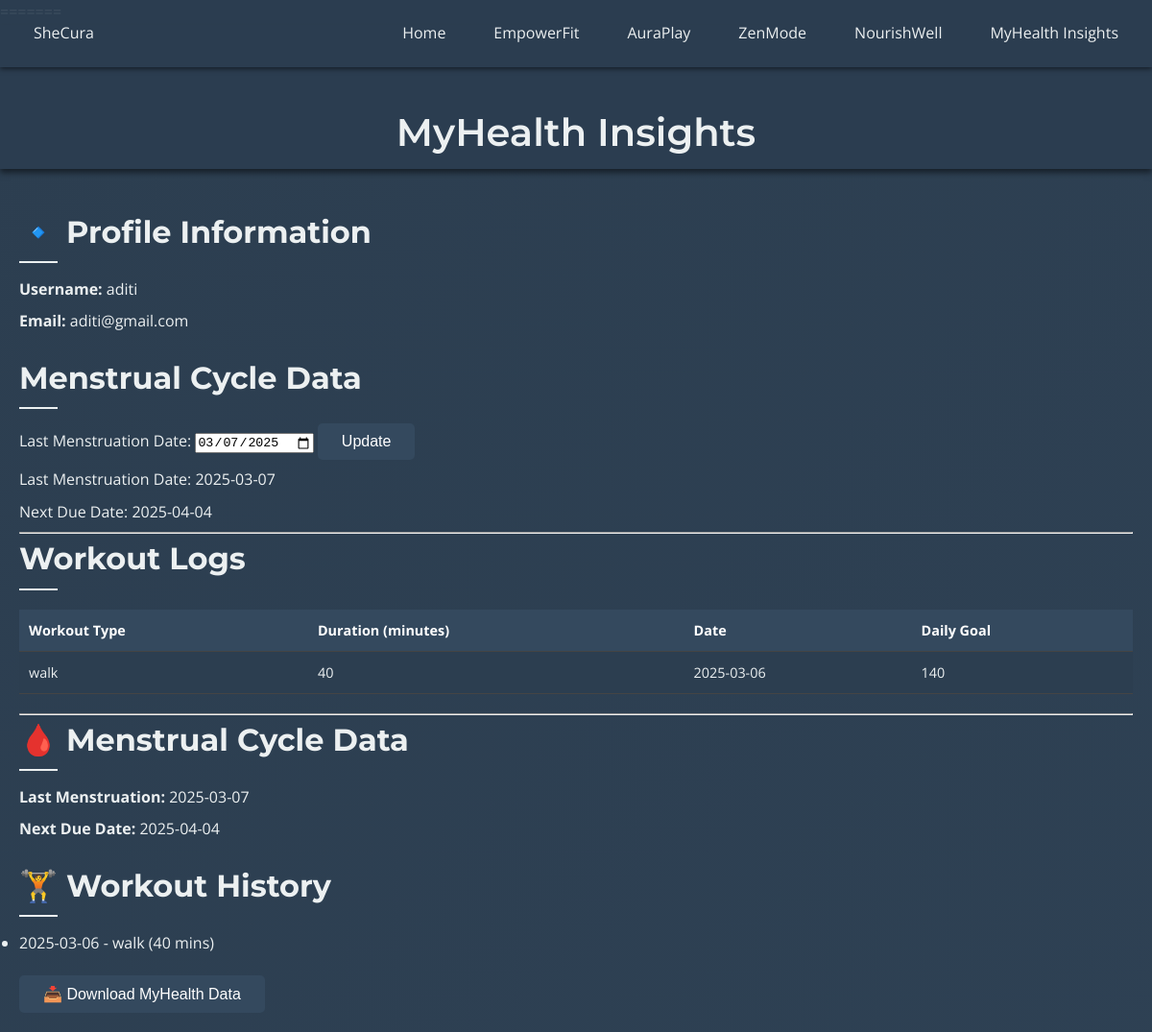
Screenshot of /MyHealth (signed in) with the database file from the repository.
### app.py (models this page shows)
class User(db.Model, UserMixin):
    id = db.Column(db.Integer, primary_key=True)
    username = db.Column(db.String(80), unique=True, nullable=False)
    email = db.Column(db.String(120), unique=True, nullable=False)
    password = db.Column(db.String(128), nullable=False)
    role = db.Column(db.String(20), nullable=False, default='user')
    items = db.relationship('Item', backref='owner', lazy=True)
    profile_pic = db.Column(db.String(255), nullable=True)

class CycleMonitor(db.Model):
    id = db.Column(db.Integer, primary_key=True)
    user_id = db.Column(db.Integer, db.ForeignKey('user.id'), nullable=False, unique=True)
    last_menstruation = db.Column(db.Date, nullable=False)

class WorkoutLog(db.Model):
    id = db.Column(db.Integer, primary_key=True)
    user_id = db.Column(db.Integer, db.ForeignKey('user.id'), nullable=False)
    workout_type = db.Column(db.String(100), nullable=False)
    duration = db.Column(db.Integer, nullable=False)
    date = db.Column(db.Date, nullable=False)
    daily_goal = db.Column(db.Integer, nullable=True)  # Store user daily goal
    user = db.relationship('User', backref=db.backref('workout_logs', lazy=True))

### app.py (the view, shortened to what this page needs)
@app.route("/MyHealth", methods=['GET', 'POST'])
@login_required
def MyHealth():
    cycle_data = CycleMonitor.query.filter_by(user_id=current_user.id).first()
    workout_logs = WorkoutLog.query.filter_by(user_id=current_user.id).all()
    print("Cycle Data:", cycle_data)
    print("Workout Logs:", workout_logs)
    last_menstruation = cycle_data.last_menstruation if cycle_data else None
    next_due_date = (last_menstruation + timedelta(days=28)) if last_menstruation else None
    return render_template("MyHealth.html", user=current_user, cycle_data=cycle_data,
                           last_menstruation=last_menstruation, next_due_date=next_due_date,
                           workout_logs=workout_logs)

### app.py (called while the page is built)
@login_manager.user_loader
def load_user(user_id):
    return User.query.get(int(user_id))

### templates/MyHealth.html (shortened to what this page needs)
<!DOCTYPE html>
<html lang="en">
<head>
    <link rel="stylesheet" href="{{ url_for('static', filename='styles.css') }}">
</head>
<body>
    <div class="navbar">
        <a class="navbar-brand" href="#">SheCura</a>
        <div class="navbar-menu">
            <a href="{{url_for('home')}}">Home</a>
            <a href="{{url_for('EmpowerFit')}}">EmpowerFit</a>
            <a href="{{url_for('AuraPlay')}}">AuraPlay</a>
            <a href="{{url_for('ZenMode')}}">ZenMode</a>
            <a href="{{url_for('NourishWell')}}">NourishWell</a>
            <a href="{{url_for('MyHealth')}}">MyHealth Insights</a>
        </div>
    </div>
</head>
<body>
    <header>
        <h1>MyHealth Insights</h1>
    </header>
    <main>
        <section>
            <h2>🔹 Profile Information</h2>
            <p><strong>Username:</strong> {{ user.username }}</p>
            <p><strong>Email:</strong> {{ user.email }}</p>
        </section>
        <h2>Menstrual Cycle Data</h2>
        <form method="POST">
            <label for="last_menstruation">Last Menstruation Date:</label>
            <input type="date" name="last_menstruation" value="{{ last_menstruation }}" required>
            <button type="submit">Update</button>
        </form>
        {% if last_menstruation %}
            <p>Last Menstruation Date: {{ last_menstruation }}</p>
            <p>Next Due Date: {{ next_due_date }}</p>
        {% else %}
            <p>No menstruation data available.</p>
        {% endif %}
        <hr>
        <h2>Workout Logs</h2>
        {% if workout_logs %}
            <table>
                <thead>
                    <tr>
                        <th>Workout Type</th>
                        <th>Duration (minutes)</th>
                        <th>Date</th>
                        <th>Daily Goal</th>
                    </tr>
                </thead>
                <tbody>
                    {% for log in workout_logs %}
                        <tr>
                            <td>{{ log.workout_type }}</td>
                            <td>{{ log.duration }}</td>
                            <td>{{ log.date }}</td>
                            <td>{{ log.daily_goal }}</td>
                        </tr>
                    {% endfor %}
                </tbody>
            </table>
        {% else %}
            <p>No workout data available.</p>
        {% endif %}
        <hr>
        <section>
            <h2>🩸 Menstrual Cycle Data</h2>
            {% if cycle_data %}
                <p><strong>Last Menstruation:</strong> {{ cycle_data.last_menstruation }}</p>
                <p><strong>Next Due Date:</strong> {{ next_due_date }}</p>
            {% else %}
                <p>No data available.</p>
            {% endif %}
        </section>
        <section>
            <h2>🏋️ Workout History</h2>
            {% if workout_logs %}
                <ul>
                    {% for log in workout_logs %}
                        <li>{{ log.date }} - {{ log.workout_type }} ({{ log.duration }} mins)</li>
                    {% endfor %}
                </ul>
            {% else %}
                <p>No workout logs found.</p>
            {% endif %}
        </section>
        <button onclick="downloadUserData()">📥 Download MyHealth Data</button>
    </main>
</body>
</html>

### static/css/styles.css (style rules this page uses)
* { margin: 0; padding: 0; box-sizing: border-box; }
.navbar { display: flex; justify-content: space-between; align-items: center; background: #f7ebec; padding: 10px 20px; position: fixed; width: 100%; top: 0; z-index: 1000; box-shadow: 0px 4px 8px rgba(0, 0, 0, 0.1); }
@media (min-width: 1200px) { .navbar { padding: 15px 40px; } }

### templates/MyHealth.html (style rules this page uses)
* { margin: 0; padding: 0; box-sizing: border-box; }
body { font-family: 'Open Sans', sans-serif; background: linear-gradient(135deg, #2c3e50, #34495e); background-size: 400% 400%; animation: gradientAnimation 15s ease infinite; color: #ecf0f1; line-height: 1.6; font-size: 16px; }
h1 { margin-top: 60px; font-size: 2.5rem; font-family: 'Montserrat', sans-serif; font-weight: 600; height: 40px; color: #ecf0f1; }
.navbar { display: flex; justify-content: space-between; align-items: center; padding: 15px 20px; background-color: rgba(44, 62, 80, 0.9); box-shadow: 0 2px 5px rgba(0, 0, 0, 0.5); position: fixed; width: 100%; top: 0; z-index: 1000; height: 70px; }
.navbar a { text-decoration: none; color: #ecf0f1; font-size: 1rem; padding: 8px 15px; transition: all 0.3s ease; }
.navbar-menu { display: flex; gap: 20px; }
header { background-color: rgba(44, 62, 80, 0.9); color: #ecf0f1; padding: 20px 0; text-align: center; box-shadow: 0 4px 6px rgba(0, 0, 0, 0.5); position: sticky; top: 0; z-index: 999; height: 150px; }
main { padding: 40px 20px 20px; max-width: 1200px; margin: auto; }
section { margin-bottom: 20px; }
h2 { font-family: 'Montserrat', sans-serif; font-size: 2rem; margin-bottom: 15px; color: #ecf0f1; }
h2::after { content: ''; display: block; height: 2px; background-color: #ecf0f1; width: 40px; margin-top: 5px; }
p { font-size: 1rem; margin: 8px 0; }
table { width: 100%; border-collapse: collapse; margin: 20px 0; background-color: #2c3e50; }
table th, table td { padding: 10px; text-align: left; border-bottom: 1px solid #444; font-size: 0.9rem; color: #ecf0f1; }
table th { background-color: #34495e; color: white; }
button { font-size: 1rem; padding: 10px 25px; background-color: #34495e; color: white; border: none; cursor: pointer; border-radius: 5px; transition: background-color 0.3s ease, transform 0.3s ease; }
main { animation: fadeIn 1s ease-out; }

### rows the page displays
User: username "aditi", email "aditi@gmail.com"
CycleMonitor: last_menstruation "03/07/2025", last_menstruation "2025-03-07"
WorkoutLog: workout_type "walk", duration "40", date "2025-03-06", daily_goal "140"

### other values shown
{{ next_due_date }} "2025-04-04"
